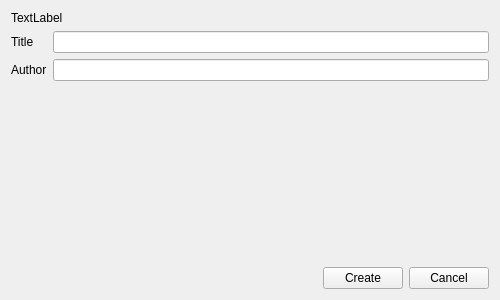
<?xml version="1.0" encoding="UTF-8"?>
<ui version="4.0">
 <class>Form</class>
 <widget class="QWidget" name="Form">
  <property name="geometry">
   <rect>
    <x>0</x>
    <y>0</y>
    <width>500</width>
    <height>300</height>
   </rect>
  </property>
  <property name="minimumSize">
   <size>
    <width>500</width>
    <height>300</height>
   </size>
  </property>
  <property name="maximumSize">
   <size>
    <width>500</width>
    <height>300</height>
   </size>
  </property>
  <property name="windowTitle">
   <string>Form</string>
  </property>
  <layout class="QVBoxLayout" name="verticalLayout">
   <item>
    <widget class="QLabel" name="label">
     <property name="text">
      <string>TextLabel</string>
     </property>
    </widget>
   </item>
   <item>
    <layout class="QFormLayout" name="formLayout">
     <item row="0" column="1">
      <widget class="QLineEdit" name="entryTitle"/>
     </item>
     <item row="0" column="0">
      <widget class="QLabel" name="labelTitle">
       <property name="text">
        <string>Title</string>
       </property>
      </widget>
     </item>
     <item row="1" column="0">
      <widget class="QLabel" name="labelAuthor">
       <property name="text">
        <string>Author</string>
       </property>
      </widget>
     </item>
     <item row="1" column="1">
      <widget class="QLineEdit" name="entryAuthor"/>
     </item>
    </layout>
   </item>
   <item>
    <spacer name="verticalSpacer">
     <property name="orientation">
      <enum>Qt::Vertical</enum>
     </property>
     <property name="sizeHint" stdset="0">
      <size>
       <width>20</width>
       <height>40</height>
      </size>
     </property>
    </spacer>
   </item>
   <item>
    <layout class="QHBoxLayout" name="horizontalLayout">
     <item>
      <spacer name="horizontalSpacer">
       <property name="orientation">
        <enum>Qt::Horizontal</enum>
       </property>
       <property name="sizeHint" stdset="0">
        <size>
         <width>40</width>
         <height>20</height>
        </size>
       </property>
      </spacer>
     </item>
     <item>
      <widget class="QPushButton" name="buttonCreate">
       <property name="text">
        <string>Create</string>
       </property>
      </widget>
     </item>
     <item>
      <widget class="QPushButton" name="buttonCancel">
       <property name="text">
        <string>Cancel</string>
       </property>
      </widget>
     </item>
    </layout>
   </item>
  </layout>
 </widget>
 <resources/>
 <connections/>
</ui>
